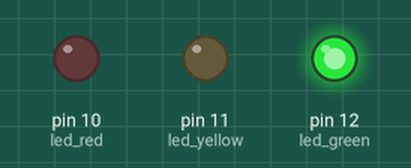
Simulated run of this sketch. Board: Arduino Uno, built with avr-gcc and run on an emulated ATmega328P. Shown: output pins drawn as LEDs (lit = HIGH).

Above: at 0.5 s.
At 1.5 s:
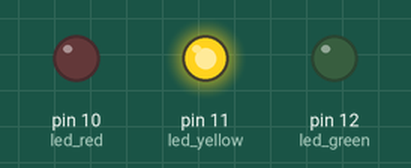
At 5.5 s:
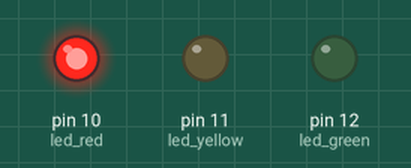
Timing chart, 0 to 6.9 s (numbered marks = the images above):
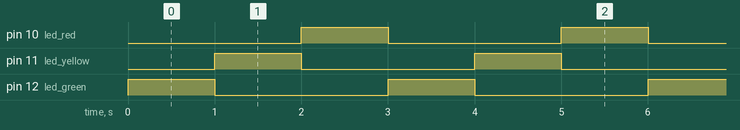

The sketch:

tree_leds.ino
```cpp
 /*
 *  Blink three LED's in sequence
 *
 *  Leo Simberg
 *  Arduino Tutorial Series
 *  Youtube video: https://goo.gl/8fyKiH
 *
 */

// set the pins where the leds are connected
int led_green = 12;
int led_yellow = 11;
int led_red = 10;

// the setup routine runs once when you press reset:
void setup() {
  // initialize the digital pin as an output.
  pinMode(led_green, OUTPUT);
  pinMode(led_yellow, OUTPUT);
  pinMode(led_red, OUTPUT);
}

// the loop routine runs over and over again forever:
void loop() {
  digitalWrite(led_green, HIGH);
  digitalWrite(led_yellow, LOW);
  digitalWrite(led_red, LOW);
  delay(1000);
  digitalWrite(led_green, LOW);
  digitalWrite(led_yellow, HIGH);
  digitalWrite(led_red, LOW);
  delay(1000);
  digitalWrite(led_green, LOW);
  digitalWrite(led_yellow, LOW);
  digitalWrite(led_red, HIGH);
  delay(1000);
}
```

Measured:
- by itself, pin 10 (led_red), pin 11 (led_yellow), pin 12 (led_green): alternates HIGH for 1.0 s and LOW for 2.0 s
- by itself, everything shown: repeats every 3.0 s, in 3 steps
